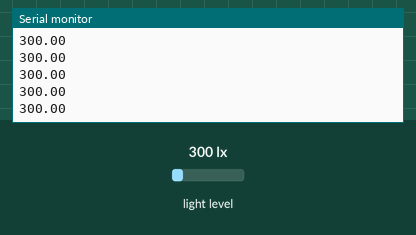
Recording of a sketch running on a simulated Arduino Uno, built with avr-gcc and run on an emulated ATmega328P. Shown: the last lines printed to the serial monitor. The test bench sets the inputs (shaded band); at power-on: light level 300 lx.

Above: at 1.2 s.
1.3 s: light level set to 40 lx
At 2.1 s:
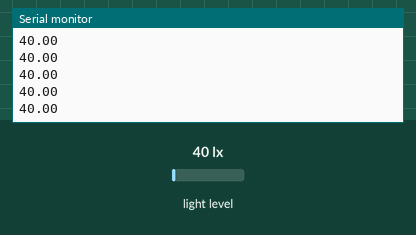
2.8 s: light level set to 500 lx
At 3.7 s:
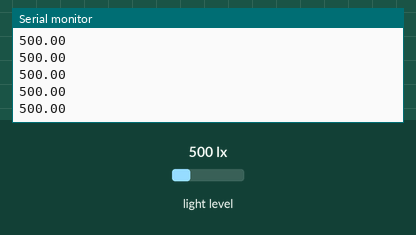
Timing chart, 0 to 5.8 s (numbered marks = the images above; inputs shaded):
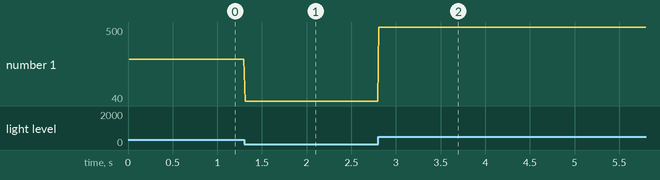

The sketch:

light.ino
```cpp
#include <Wire.h>
#include <Adafruit_Sensor.h>
#include <Adafruit_TSL2561_U.h>
Adafruit_TSL2561_Unified tsl = Adafruit_TSL2561_Unified(TSL2561_ADDR_FLOAT, 12345);

void setup(void)
{
  Serial.begin(9600);

}


void loop(void)
{
  sensors_event_t event;
  tsl.getEvent(&event);
  Serial.println(event.light);

}
```

Measured:
- after the input at 1.3 s, the serial monitor: prints a new line at once (image 1)
- after the input at 2.8 s, the serial monitor: prints a new line at once (image 2)
- plotted number 1: 300 → 40 after the input at 1.3 s, 40 → 500 after the input at 2.8 s
